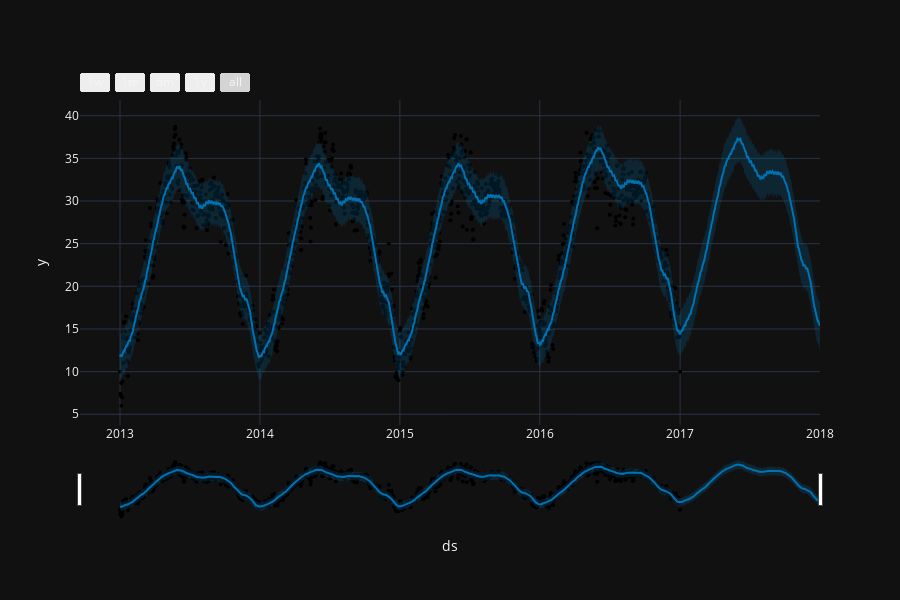

The cell this chart's notebook holds for it:
### Code cell
from prophet import Prophet
from prophet.plot import plot_plotly, plot_components_plotly
model = Prophet()
model.fit(forecast_data)
forecasts = model.make_future_dataframe(periods=365)
predictions = model.predict(forecasts)
plot_plotly(model, predictions)

### Figure 1 — Plotly figure (JSON) as saved in the notebook; plotly's stock layout.template omitted (floating-point values rounded to 4 significant figures; data arrays with more than 128 entries replaced by an {"elided": "..."} marker saying what was removed)
{"data": [{"marker": {"color": "black", "size": 4}, "mode": "markers", "name": "Actual", "x": {"elided": "1462 str values"}, "y": {"elided": "1462 float values"}, "type": "scatter"}, {"hoverinfo": "skip", "line": {"width": 0}, "mode": "lines", "x": {"elided": "1827 str values"}, "y": {"elided": "1827 float values"}, "type": "scatter"}, {"fill": "tonexty", "fillcolor": "rgba(0, 114, 178, 0.2)", "line": {"color": "#0072B2", "width": 2}, "mode": "lines", "name": "Predicted", "x": {"elided": "1827 str values"}, "y": {"elided": "1827 float values"}, "type": "scatter"}, {"fill": "tonexty", "fillcolor": "rgba(0, 114, 178, 0.2)", "hoverinfo": "skip", "line": {"width": 0}, "mode": "lines", "x": {"elided": "1827 str values"}, "y": {"elided": "1827 float values"}, "type": "scatter"}], "layout": {"height": 600, "showlegend": false, "width": 900, "xaxis": {"rangeselector": {"buttons": [{"count": 7, "label": "1w", "step": "day", "stepmode": "backward"}, {"count": 1, "label": "1m", "step": "month", "stepmode": "backward"}, {"count": 6, "label": "6m", "step": "month", "stepmode": "backward"}, {"count": 1, "label": "1y", "step": "year", "stepmode": "backward"}, {"step": "all"}]}, "rangeslider": {"visible": true}, "title": {"text": "ds"}, "type": "date"}, "yaxis": {"title": {"text": "y"}}}}
